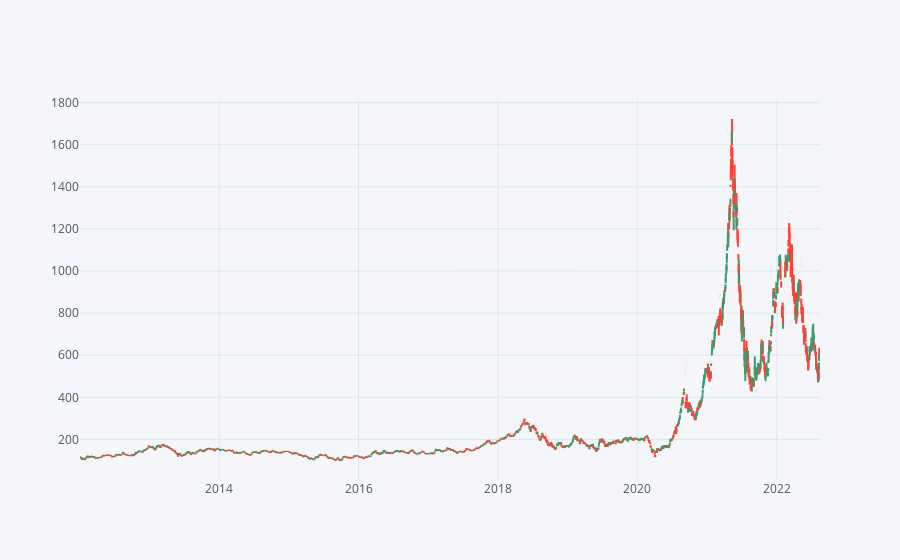

Here is the notebook cell this chart was saved with:
### Code cell
Lumber_OHLCVI[['Open','High','Low','Close']].iplot(kind = 'ohlc')

### Figure 1 — Plotly figure (JSON) as saved in the notebook; plotly's stock layout.template omitted (floating-point values rounded to 4 significant figures; data arrays with more than 128 entries replaced by an {"elided": "..."} marker saying what was removed)
{"data": [{"close": {"elided": "2675 float values"}, "high": {"elided": "2675 float values"}, "low": {"elided": "2675 float values"}, "open": {"elided": "2675 float values"}, "showlegend": false, "type": "ohlc", "x": {"elided": "2675 str values"}, "yaxis": "y2"}], "layout": {"legend": {"bgcolor": "#F5F6F9", "font": {"color": "#4D5663"}}, "paper_bgcolor": "#F5F6F9", "plot_bgcolor": "#F5F6F9", "title": {"font": {"color": "#4D5663"}}, "xaxis": {"gridcolor": "#E1E5ED", "rangeslider": {"visible": false}, "showgrid": true, "tickfont": {"color": "#4D5663"}, "title": {"font": {"color": "#4D5663"}, "text": ""}, "zerolinecolor": "#E1E5ED"}, "yaxis": {"gridcolor": "#E1E5ED", "showgrid": true, "showticklabels": false, "tickfont": {"color": "#4D5663"}, "title": {"font": {"color": "#4D5663"}, "text": ""}, "zerolinecolor": "#E1E5ED"}, "yaxis2": {"gridcolor": "#E1E5ED", "showgrid": true, "tickfont": {"color": "#4D5663"}, "title": {"font": {"color": "#4D5663"}, "text": ""}, "zerolinecolor": "#E1E5ED"}}}
